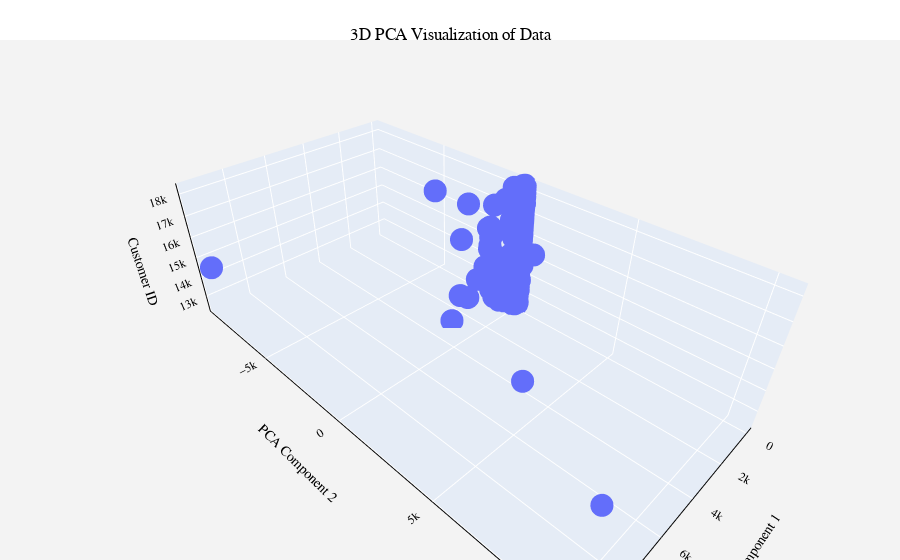

Notebook code cell kept with this figure:
### Code cell
# 3D plot of data
X = final_encoded_df.drop(columns=["CustomerID"])
pca = PCA(n_components=2)
pca_components = pca.fit_transform(X)

pca_df = pd.DataFrame(pca_components, columns=["PCA1", "PCA2"])
pca_df["CustomerID"] = final_encoded_df["CustomerID"]

fig = px.scatter_3d(pca_df, x='PCA1', y='PCA2', z='CustomerID',
                    title="3D PCA Visualization of Data",
                    labels={'PCA1': 'PCA Component 1', 'PCA2': 'PCA Component 2', 'CustomerID': 'Customer ID'})

fig.update_layout(
    scene=dict(
        xaxis_title="PCA Component 1",
        yaxis_title="PCA Component 2",
        zaxis_title="Customer ID",
        xaxis=dict(showgrid=True, zeroline=False, showline=True, linewidth=2, linecolor='black'),
        yaxis=dict(showgrid=True, zeroline=False, showline=True, linewidth=2, linecolor='black'),
        zaxis=dict(showgrid=True, zeroline=False, showline=True, linewidth=2, linecolor='black'),
        bgcolor='rgb(243, 243, 243)',  # Light background 
    ),
    margin=dict(l=0, r=0, b=0, t=40),  # margins 
    title_x=0.5,  
    title_y=0.95, 
    paper_bgcolor='white', 
    font=dict(
        family="Arial, sans-serif", 
        size=12,  
        color="black" 
    )
)
fig.show()

### Figure 1 — Plotly figure (JSON) as saved in the notebook; plotly's stock layout.template omitted (floating-point values rounded to 4 significant figures; data arrays with more than 128 entries replaced by an {"elided": "..."} marker saying what was removed)
{"data": [{"hovertemplate": "PCA Component 1=%{x}<br>PCA Component 2=%{y}<br>Customer ID=%{z}<extra></extra>", "legendgroup": "", "marker": {"color": "#636efa", "symbol": "circle"}, "mode": "markers", "name": "", "scene": "scene", "showlegend": false, "type": "scatter3d", "x": {"elided": "4380 float values"}, "y": {"elided": "4380 float values"}, "z": {"elided": "4380 int values"}}], "layout": {"font": {"color": "black", "family": "Arial, sans-serif", "size": 12}, "legend": {"tracegroupgap": 0}, "margin": {"b": 0, "l": 0, "r": 0, "t": 40}, "paper_bgcolor": "white", "scene": {"bgcolor": "rgb(243, 243, 243)", "domain": {"x": [0, 1], "y": [0, 1]}, "xaxis": {"linecolor": "black", "linewidth": 2, "showgrid": true, "showline": true, "title": {"text": "PCA Component 1"}, "zeroline": false}, "yaxis": {"linecolor": "black", "linewidth": 2, "showgrid": true, "showline": true, "title": {"text": "PCA Component 2"}, "zeroline": false}, "zaxis": {"linecolor": "black", "linewidth": 2, "showgrid": true, "showline": true, "title": {"text": "Customer ID"}, "zeroline": false}}, "title": {"text": "3D PCA Visualization of Data", "x": 0.5, "y": 0.95}}}
